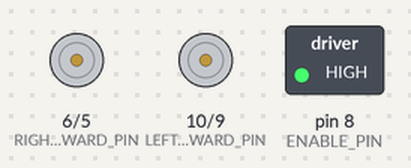
A sketch run on a simulated Arduino Uno, built with avr-gcc and run on an emulated ATmega328P. On the bench: motor-driver pin pairs drawn as motors (green arrow = first pin HIGH = forward, orange = second pin HIGH = backward, longer = more drive), switched loads named in the sketch (green lamp = pin HIGH).

Above: at 0.1 s.
At 1.1 s:
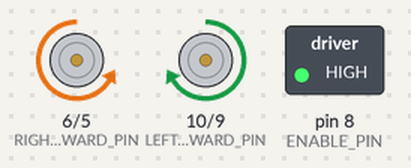
Timing chart, 0 to 2.6 s (numbered marks = the images above):
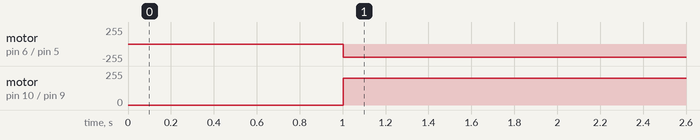

The sketch:

turn_mark_ii.ino
```cpp
unsigned long lastMilli = 0;

byte LEFT_MOTOR_FORWARD_PIN = 10; //TODO: change me to the right one
byte LEFT_MOTOR_REVERSE_PIN = 9; //TODO: change me to the right one
byte RIGHT_MOTOR_FORWARD_PIN = 6; //TODO: change me to the right one
byte RIGHT_MOTOR_REVERSE_PIN = 5; //TODO: change me to the right one
// Place all MegaMoto Enable jumpers on D8 to turn up with HIGH signal
byte ENABLE_PIN = 8; //TODO: change me to the right one

void setup()
{
  pinMode(ENABLE_PIN,OUTPUT);
  digitalWrite(ENABLE_PIN,HIGH);
  //STOP ALL MOTORS
  analogWrite(RIGHT_MOTOR_FORWARD_PIN,0);
  analogWrite(RIGHT_MOTOR_REVERSE_PIN,0);
  analogWrite(LEFT_MOTOR_FORWARD_PIN,0);
  analogWrite(LEFT_MOTOR_REVERSE_PIN,0);

}

void loop()
{
 unsigned long time = millis();
 static unsigned long motorTimer = 0;
 if(lastMilli - motorTimer > 1000)
  {
    analogWrite(LEFT_MOTOR_REVERSE_PIN, 0);
    analogWrite(RIGHT_MOTOR_REVERSE_PIN, 200);
    analogWrite(LEFT_MOTOR_FORWARD_PIN, 200);
    analogWrite(RIGHT_MOTOR_FORWARD_PIN, 0);
    motorTimer = time;
  }
  lastMilli = time;
  delay(1);
}
```

Measured:
- by itself, motor on pin 6 (RIGHT_MOTOR_FORWARD_PIN) / pin 5 (RIGHT_MOTOR_REVERSE_PIN): stopped → backward 200/255 at 1.0 s
- by itself, motor on pin 10 (LEFT_MOTOR_FORWARD_PIN) / pin 9 (LEFT_MOTOR_REVERSE_PIN): stopped → forward 200/255 at 1.0 s
